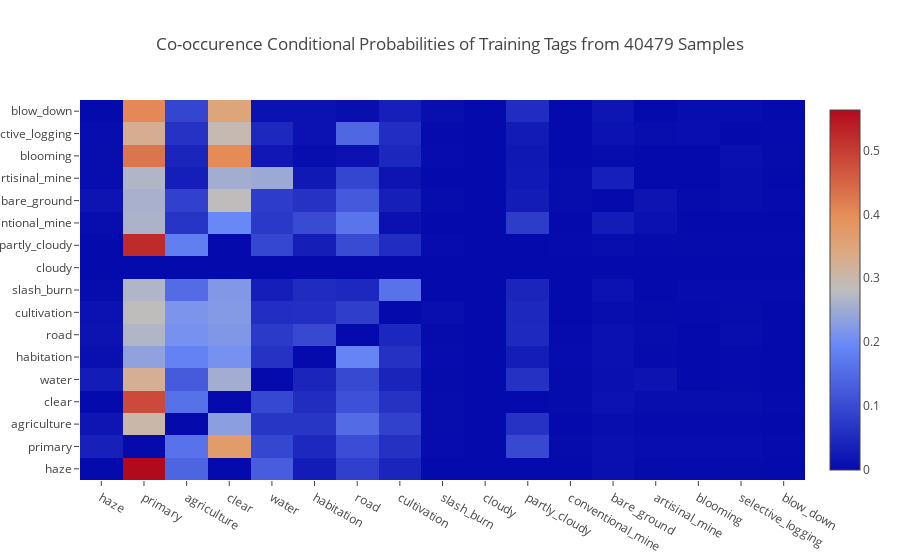

Source (notebook cell):
### Markdown cell above
Unfortunately, the co-occurrence counts are not that useful because they are dominated by the tags that occur frequently in the first place. In order to normalize this effect, we consider the conditional probability of seeing one tag given another.

### Code cell
train_tag_co_counts_float = train_tag_co_counts.astype(float)
train_tag_co_counts_sum = numpy.sum(train_tag_co_counts, axis=1, keepdims=True)
train_tag_cps = numpy.divide(train_tag_co_counts_float, train_tag_co_counts_sum,
                             out=numpy.zeros_like(train_tag_co_counts_float), where=train_tag_co_counts_sum!=0)

train_tags_cps_fig = plotly.graph_objs.Figure(
    data=[
        plotly.graph_objs.Heatmap
        (
            z=train_tag_cps,
            x=list(tag_indices.keys()),
            y=list(tag_indices.keys()),
        )
    ],
    layout=plotly.graph_objs.Layout(
        title='Co-occurence Conditional Probabilities of Training Tags from {} Samples'.format(num_samples)
    )
)
plotly.offline.iplot(
    train_tags_cps_fig,
    filename=os.path.join(data_dir, 'train_tags_cps.html')
)

### Figure 1 — Plotly figure (JSON) as saved in the notebook; plotly's stock layout.template omitted (floating-point values rounded to 4 significant figures; data arrays with more than 128 entries replaced by an {"elided": "..."} marker saying what was removed)
{"data": [{"type": "heatmap", "x": ["haze", "primary", "agriculture", "clear", "water", "habitation", "road", "cultivation", "slash_burn", "cloudy", "partly_cloudy", "conventional_mine", "bare_ground", "artisinal_mine", "blooming", "selective_logging", "blow_down"], "y": ["haze", "primary", "agriculture", "clear", "water", "habitation", "road", "cultivation", "slash_burn", "cloudy", "partly_cloudy", "conventional_mine", "bare_ground", "artisinal_mine", "blooming", "selective_logging", "blow_down"], "z": {"elided": "17x17 float values"}}], "layout": {"title": "Co-occurence Conditional Probabilities of Training Tags from 40479 Samples"}}
